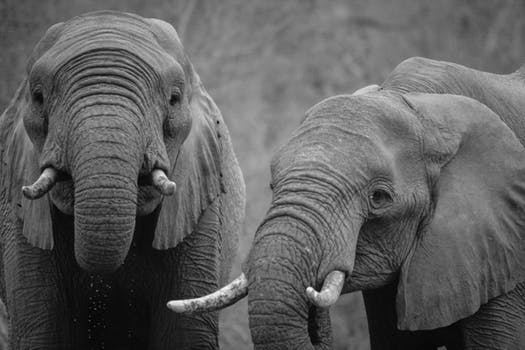
#> input picture BTL/images/elephant_g.jpg, 525 x 350 px
$ python chapter7.py
#> lines starting #> are read from the running program, lines starting #| are printed output that depends on the picture
from skimage.feature import hog
from skimage import exposure
from skimage.color import rgb2gray
from skimage.io import imread
import matplotlib.pyplot as plt
import cv2
# path = 'images/beans_g.png'
# path = 'images/cameraman.jpg'
path = 'images/elephant_g.jpg'
# Đọc ảnh và chuyển đổi sang ảnh xám:
image = cv2.imread(path, cv2.IMREAD_GRAYSCALE)
#> image is the input picture: shape (350, 525); min 0, max 255, mean 95.4
# Tính toán HOG và ảnh HOG:
fd, hog_image = hog(image, orientations=8, pixels_per_cell=(16, 16),
                    cells_per_block=(1, 1), visualize=True)
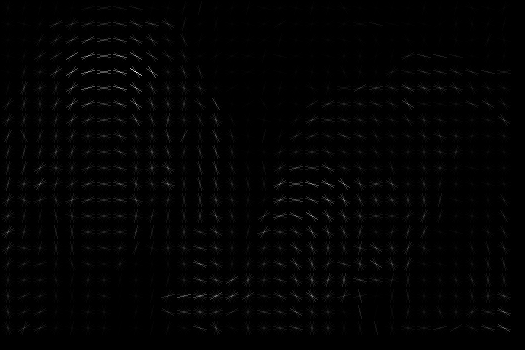
#> hog_image: shape (350, 525) float64; min 0, max 70.08, mean 0.8; drawn with min black and max white
#> fd = 5376 values, max 0.693 at index 1075, min 0 at index 4799, mean 0.336
# Hiển thị ảnh gốc và ảnh HOG:
fig, (axes1, axes2) = plt.subplots(1, 2, figsize=(12, 7), sharex=True, sharey=True)
axes1.axis('off'), axes1.imshow(image, cmap=plt.cm.gray)
axes1.set_title('Ảnh gốc')
hog_image_rescaled = exposure.rescale_intensity(hog_image, in_range=(0, 10))
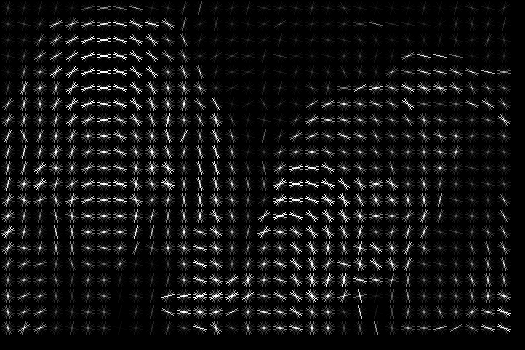
#> hog_image_rescaled: shape (350, 525) float64; min 0, max 1, mean 0.0743
axes2.axis('off'), axes2.imshow(hog_image_rescaled, cmap=plt.cm.gray)
axes2.set_title('Ảnh HOG')
plt.show()
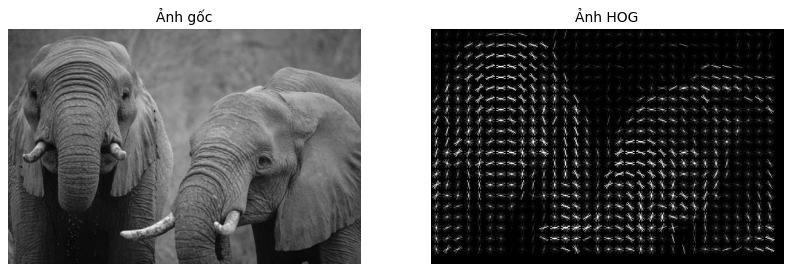
#> figure drawn by matplotlib, 2 panels

$ run again, with BTL/images/cameraman.jpg copied over BTL/images/elephant_g.jpg
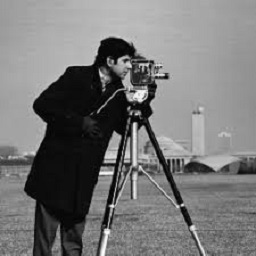
#> input picture BTL/images/cameraman.jpg, 256 x 256 px
#> image is the input picture: shape (256, 256); min 0, max 253, mean 118.8
#> fd = 2048 values, max 0.858 at index 1568, min 0 at index 3, mean 0.32
#> `hog_image_rescaled = exposure.rescale_intensity(hog_image, in_range=(0..`:
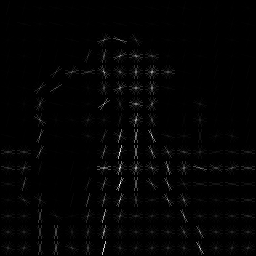
#> hog_image: shape (256, 256) float64; min 0, max 59.69, mean 0.9; drawn with min black and max white
#> `plt.show()`:
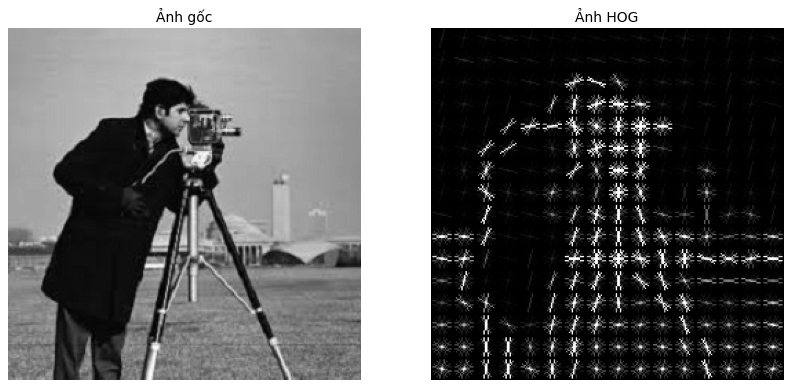
#> figure drawn by matplotlib, 2 panels
